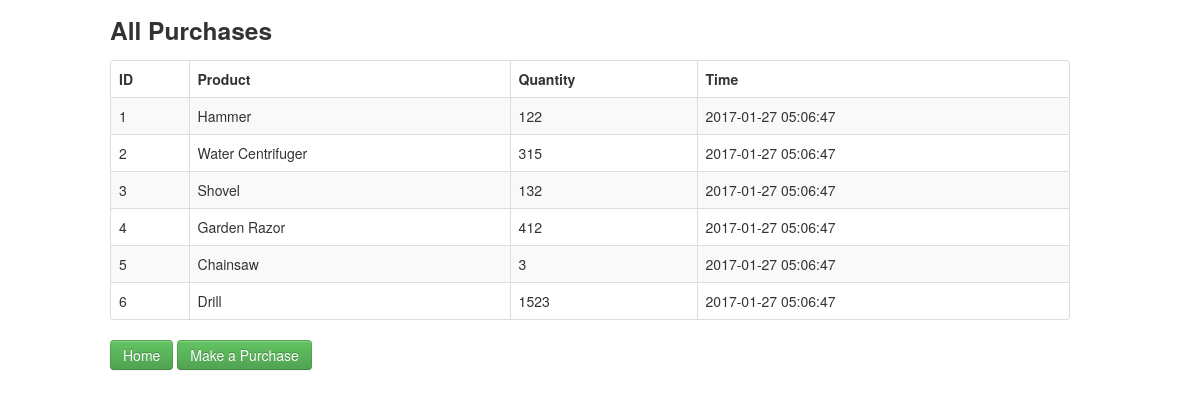
Page /Tarea1/purchase.php on the earlier database version.
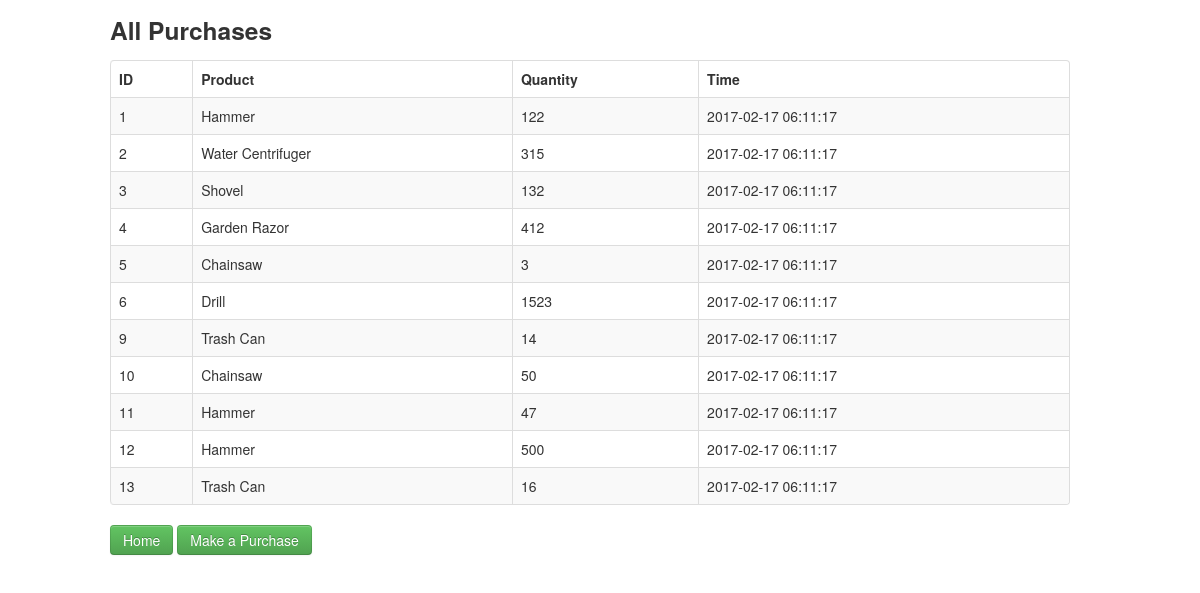
Same page on the later database version.
### tables this page shows
CREATE TABLE `purchaseProduct` (
  `Id` int(11) NOT NULL AUTO_INCREMENT,
  `purchase` int(11) DEFAULT NULL,
  `product` int(11) DEFAULT NULL,
  `quantity` int(11) DEFAULT NULL,
  PRIMARY KEY (`Id`),
  KEY `purchase` (`purchase`),
  KEY `product` (`product`),
  CONSTRAINT `purchaseproduct_ibfk_1` FOREIGN KEY (`purchase`) REFERENCES `purchase` (`Id`) ON DELETE CASCADE ON UPDATE CASCADE,
  CONSTRAINT `purchaseproduct_ibfk_2` FOREIGN KEY (`product`) REFERENCES `product` (`Id`) ON DELETE CASCADE ON UPDATE CASCADE
);

CREATE TABLE `product` (
  `Id` int(11) NOT NULL AUTO_INCREMENT,
  `name` varchar(30) DEFAULT NULL,
  `price` int(11) DEFAULT NULL,
  `department` int(11) DEFAULT NULL,
  `category` int(11) DEFAULT NULL,
  `orders` int(11) DEFAULT NULL,
  PRIMARY KEY (`Id`),
  KEY `department` (`department`),
  KEY `category` (`category`),
  CONSTRAINT `product_ibfk_1` FOREIGN KEY (`department`) REFERENCES `department` (`Id`) ON DELETE CASCADE ON UPDATE CASCADE,
  CONSTRAINT `product_ibfk_2` FOREIGN KEY (`category`) REFERENCES `category` (`Id`) ON DELETE CASCADE ON UPDATE CASCADE
);

CREATE TABLE `purchase` (
  `Id` int(11) NOT NULL AUTO_INCREMENT,
  `manager` int(11) DEFAULT NULL,
  `provider` int(11) DEFAULT NULL,
  `time` timestamp NOT NULL DEFAULT CURRENT_TIMESTAMP ON UPDATE CURRENT_TIMESTAMP,
  PRIMARY KEY (`Id`),
  KEY `manager` (`manager`),
  KEY `provider` (`provider`),
  CONSTRAINT `purchase_ibfk_1` FOREIGN KEY (`manager`) REFERENCES `manager` (`Id`) ON DELETE CASCADE ON UPDATE CASCADE,
  CONSTRAINT `purchase_ibfk_2` FOREIGN KEY (`provider`) REFERENCES `provider` (`Id`) ON DELETE CASCADE ON UPDATE CASCADE
);

### Tarea1/purchase.php (the view, shortened to what this page needs)
<!DOCTYPE html>
<html lang="en">
	<head>
	    <link   href="css/bootstrap.min.css" rel="stylesheet">
	</head>
	<body>
	    <div class="container">
				<div class="row">
		   			<h3>All Purchases</h3>
		   		</div>
				<div class="row">
					<table class="table table-striped table-bordered">
			            <thead>
			                <tr>
			                	<th>ID</th>
			                	<th>Product</th>
			                	<th>Quantity</th>
								<th>Time</th>
			                </tr>
			            </thead>
			            <tbody>
			              	<?php
						   	$pdo = Database::connect();
						   	$sql = 'SELECT purchaseProduct.Id, product.name AS "product", purchaseProduct.quantity, purchase.time FROM purchaseProduct, product, purchase WHERE purchaseProduct.product = product.Id AND purchaseProduct.purchase = purchase.Id ORDER BY purchaseProduct.Id';
						   	foreach ($pdo->query($sql) as $row) {
								echo '<tr>';
	    					   	echo '<td>'. $row['Id'] . '</td>';
	    					  	echo '<td>'. $row['product'] . '</td>';
	    					  	echo '<td>'. $row['quantity'] . '</td>';
								echo '<td>'. $row['time'] . '</td>';
							  	echo '</tr>';
						    }
						  	?>
					    </tbody>
		            </table>
		            <p>
						<a href="index.php" class="btn btn-success">Home</a>
						<a href="makePurchase.php" class="btn btn-success">Make a Purchase</a>
					</p>
	    	</div>
	    </div>
	</body>
</html>

Differences in the rows shown:
changed through a linked row, purchaseproduct id 1: purchase.time "2017-01-27 05:06:47" → "2017-02-17 06:11:17"
changed through a linked row, purchaseproduct "Water Centrifuger": purchase.time "2017-01-27 05:06:47" → "2017-02-17 06:11:17"
changed through a linked row, purchaseproduct "Shovel": purchase.time "2017-01-27 05:06:47" → "2017-02-17 06:11:17"
changed through a linked row, purchaseproduct "Garden Razor": purchase.time "2017-01-27 05:06:47" → "2017-02-17 06:11:17"
changed through a linked row, purchaseproduct id 5: purchase.time "2017-01-27 05:06:47" → "2017-02-17 06:11:17"
changed through a linked row, purchaseproduct "Drill": purchase.time "2017-01-27 05:06:47" → "2017-02-17 06:11:17"
added purchaseproduct: Id "9", product.name "Trash Can", quantity "14", purchase.time "2017-02-17 06:11:17"
added purchaseproduct: Id "10", product.name "Chainsaw", quantity "50", purchase.time "2017-02-17 06:11:17"
added purchaseproduct: Id "11", product.name "Hammer", quantity "47", purchase.time "2017-02-17 06:11:17"
added purchaseproduct: Id "12", product.name "Hammer", quantity "500", purchase.time "2017-02-17 06:11:17"
added purchaseproduct: Id "13", product.name "Trash Can", quantity "16", purchase.time "2017-02-17 06:11:17"
